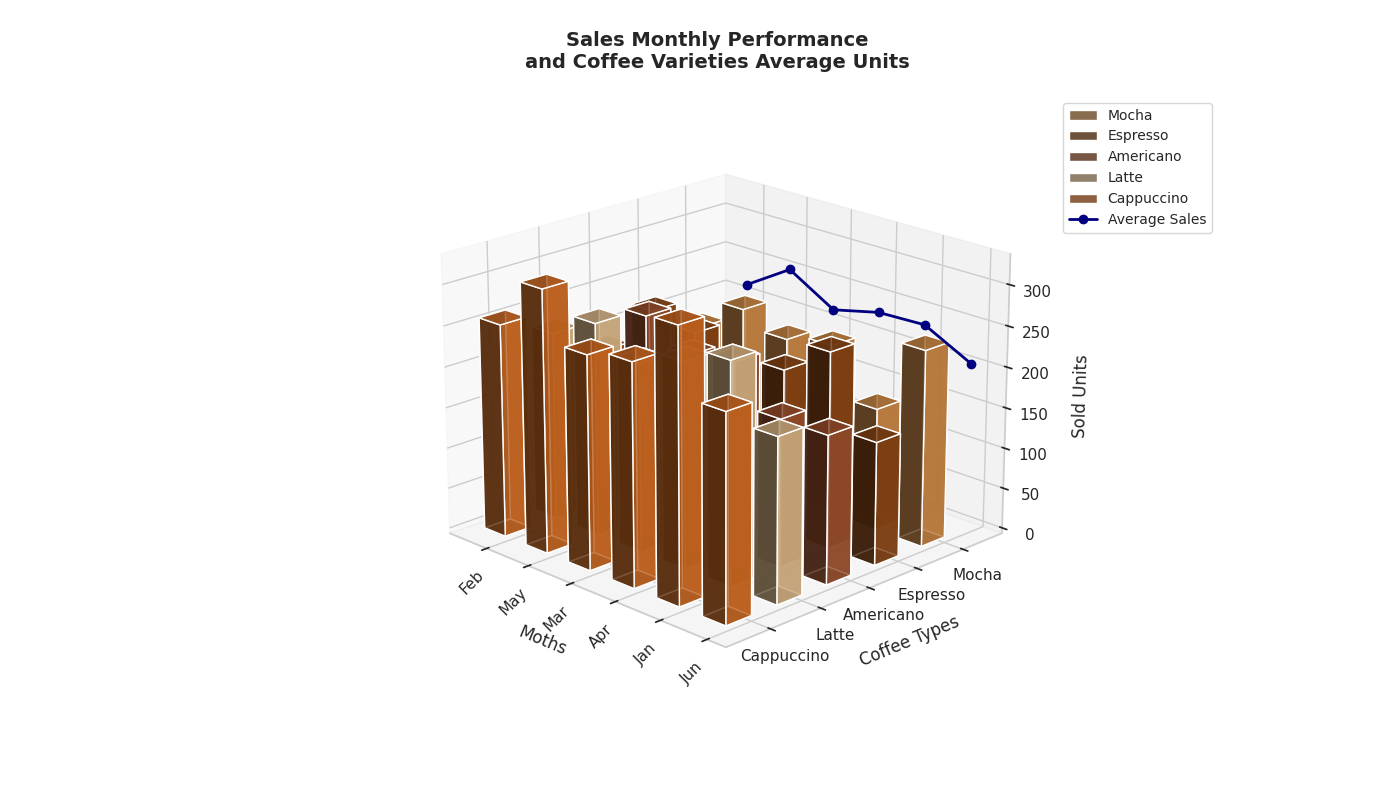

This figure's Python source:
import numpy as np
import matplotlib.pyplot as plt

# Define the data for the 3D bar chart
months = ['Jun', 'Jan', 'Apr', 'Mar', 'May', 'Feb']
coffee_varieties = ['Mocha', 'Espresso', 'Americano', 'Latte', 'Cappuccino']

# Sales data in units sold (rows: months, columns: coffee varieties)
sales_data = np.array([
    [240, 150, 180, 200, 250],  # June
    [150, 240, 180, 270, 330],  # January
    [210, 200, 230, 250, 270],  # April
    [200, 180, 220, 230, 260],  # March
    [220, 210, 250, 260, 320],  # May
    [180, 220, 190, 230, 260]   # February
])

# Calculate average monthly sales
average_sales = sales_data.mean(axis=1)

# Prepare the 3D plot
fig = plt.figure(figsize=(14, 8))
ax = fig.add_subplot(111, projection='3d')

# Define colors for each coffee variety
colors = ['#CD853F', '#8B4513', '#A0522D', '#DEB887', '#D2691E']
dx = dy = 0.5

# Plot each coffee variety's sales data
for y, color in enumerate(colors):
    xs = np.arange(len(months))
    ys = sales_data[:, y]
    ax.bar3d(xs, y, np.zeros_like(xs), dx, dy, ys, color=color, alpha=0.8, label=coffee_varieties[y])

# Plot the average monthly sales line
ax.plot(np.arange(len(months)), [-0.5] * len(months), average_sales, color='navy', marker='o', linewidth=2, label='Average Sales')

# Set axis labels and ticks
ax.set_xticks(np.arange(len(months)))
ax.set_xticklabels(months, rotation=45)
ax.set_yticks(np.arange(len(coffee_varieties)))
ax.set_yticklabels(coffee_varieties)
ax.set_xlabel('Moths', labelpad=10)
ax.set_ylabel('Coffee Types', labelpad=10)
ax.set_zlabel('Sold Units', labelpad=10)

# Set a viewing angle for better visibility
ax.view_init(elev=20, azim=135)

# Add title and legend
ax.set_title('Sales Monthly Performance\nand Coffee Varieties Average Units', fontsize=14, fontweight='bold', pad=20)
ax.legend(loc='upper left', bbox_to_anchor=(1.05, 1), fontsize=10)

# Improve layout to prevent text overlap
plt.tight_layout()

# Display the chart
plt.show()
